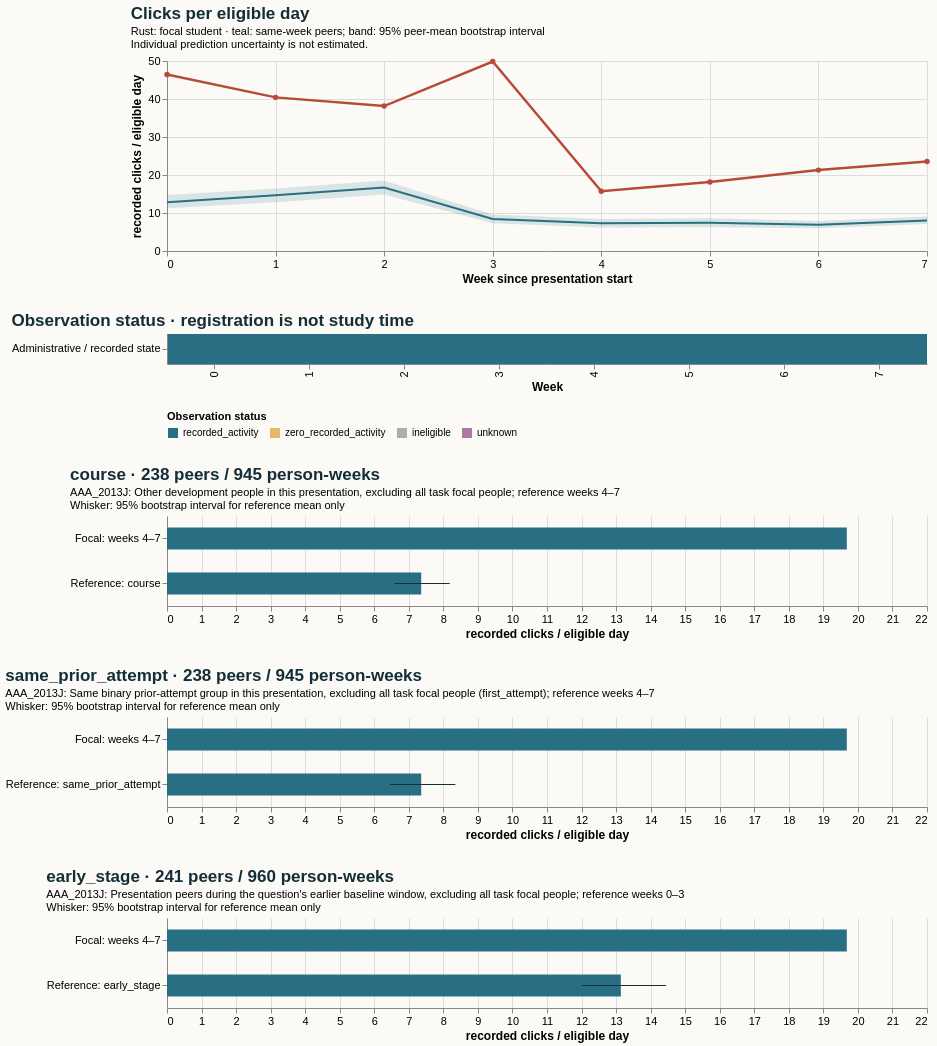

Describe this chart as a Vega-Lite specification.
### Vega-Lite specification from a JSON file in a GitHub repository (floating-point values rounded to 4 significant figures)
{"$schema": "https://vega.github.io/schema/vega-lite/v5.20.1.json", "config": {"axis": {"labelFontSize": 11, "titleFontSize": 12}, "background": "#fbfaf7", "font": "sans-serif", "title": {"anchor": "start", "color": "#142e38", "fontSize": 17, "subtitleFontSize": 11}, "view": {"continuousHeight": 300, "continuousWidth": 300, "stroke": null}}, "datasets": {"data-0a76bb21bf7464c13fb80efe6ffa184d": [{"hi": null, "lo": null, "series": "Focal: weeks 4–7", "value": 19.68}, {"hi": 8.349, "lo": 6.463, "series": "Reference: same_prior_attempt", "value": 7.359}], "data-471d14e354c330f63d8e64ee8de60fc9": [{"hi": null, "lo": null, "series": "Focal: weeks 4–7", "value": 19.68}, {"hi": 8.184, "lo": 6.588, "series": "Reference: course", "value": 7.359}], "data-85f437953aca093915f1bf3fabc29825": [{"eligible_days": 7.0, "end_day": 6, "logging_completeness": "unknown", "observation_status": "recorded_activity", "row": "Administrative / recorded state", "score_status": "withheld_release_time_unknown", "start_day": 0, "value": 46.43, "week": 0}, {"eligible_days": 7.0, "end_day": 13, "logging_completeness": "unknown", "observation_status": "recorded_activity", "row": "Administrative / recorded state", "score_status": "withheld_release_time_unknown", "start_day": 7, "value": 40.43, "week": 1}, {"eligible_days": 7.0, "end_day": 20, "logging_completeness": "unknown", "observation_status": "recorded_activity", "row": "Administrative / recorded state", "score_status": "withheld_release_time_unknown", "start_day": 14, "value": 38.14, "week": 2}, {"eligible_days": 7.0, "end_day": 27, "logging_completeness": "unknown", "observation_status": "recorded_activity", "row": "Administrative / recorded state", "score_status": "withheld_release_time_unknown", "start_day": 21, "value": 49.86, "week": 3}, {"eligible_days": 7.0, "end_day": 34, "logging_completeness": "unknown", "observation_status": "recorded_activity", "row": "Administrative / recorded state", "score_status": "withheld_release_time_unknown", "start_day": 28, "value": 15.71, "week": 4}, {"eligible_days": 7.0, "end_day": 41, "logging_completeness": "unknown", "observation_status": "recorded_activity", "row": "Administrative / recorded state", "score_status": "withheld_release_time_unknown", "start_day": 35, "value": 18.14, "week": 5}, {"eligible_days": 7.0, "end_day": 48, "logging_completeness": "unknown", "observation_status": "recorded_activity", "row": "Administrative / recorded state", "score_status": "withheld_release_time_unknown", "start_day": 42, "value": 21.29, "week": 6}, {"eligible_days": 7.0, "end_day": 55, "logging_completeness": "unknown", "observation_status": "recorded_activity", "row": "Administrative / recorded state", "score_status": "withheld_release_time_unknown", "start_day": 49, "value": 23.57, "week": 7}], "data-acf42a30c599e6c873eded8f8676a892": [{"end_day": 6, "focal_value": 46.43, "peer_ci_high": 14.71, "peer_ci_low": 11.23, "peer_mean": 12.82, "peer_observations": 241, "peer_people": 241, "reference": "course", "unit": "recorded clicks / eligible day", "week": 0}, {"end_day": 13, "focal_value": 40.43, "peer_ci_high": 16.44, "peer_ci_low": 12.85, "peer_mean": 14.68, "peer_observations": 241, "peer_people": 241, "reference": "course", "unit": "recorded clicks / eligible day", "week": 1}, {"end_day": 20, "focal_value": 38.14, "peer_ci_high": 18.56, "peer_ci_low": 14.9, "peer_mean": 16.73, "peer_observations": 239, "peer_people": 239, "reference": "course", "unit": "recorded clicks / eligible day", "week": 2}, {"end_day": 27, "focal_value": 49.86, "peer_ci_high": 9.6, "peer_ci_low": 7.302, "peer_mean": 8.416, "peer_observations": 239, "peer_people": 239, "reference": "course", "unit": "recorded clicks / eligible day", "week": 3}, {"end_day": 34, "focal_value": 15.71, "peer_ci_high": 8.389, "peer_ci_low": 6.191, "peer_mean": 7.298, "peer_observations": 237, "peer_people": 237, "reference": "course", "unit": "recorded clicks / eligible day", "week": 4}, {"end_day": 41, "focal_value": 18.14, "peer_ci_high": 8.595, "peer_ci_low": 6.257, "peer_mean": 7.413, "peer_observations": 236, "peer_people": 236, "reference": "course", "unit": "recorded clicks / eligible day", "week": 5}, {"end_day": 48, "focal_value": 21.29, "peer_ci_high": 7.873, "peer_ci_low": 5.991, "peer_mean": 6.897, "peer_observations": 236, "peer_people": 236, "reference": "course", "unit": "recorded clicks / eligible day", "week": 6}, {"end_day": 55, "focal_value": 23.57, "peer_ci_high": 9.052, "peer_ci_low": 7.104, "peer_mean": 8.029, "peer_observations": 236, "peer_people": 236, "reference": "course", "unit": "recorded clicks / eligible day", "week": 7}], "data-eaca51e36f4ab40e26e36752c68a391d": [{"hi": null, "lo": null, "series": "Focal: weeks 4–7", "value": 19.68}, {"hi": 14.45, "lo": 12.02, "series": "Reference: early_stage", "value": 13.14}]}, "resolve": {"scale": {"color": "independent"}}, "spacing": 28, "vconcat": [{"data": {"name": "data-acf42a30c599e6c873eded8f8676a892"}, "height": 190, "layer": [{"encoding": {"x": {"axis": {"tickMinStep": 1}, "field": "week", "title": "Week since presentation start", "type": "quantitative"}, "y": {"field": "peer_ci_low", "scale": {"zero": true}, "title": "recorded clicks / eligible day", "type": "quantitative"}, "y2": {"field": "peer_ci_high"}}, "mark": {"color": "#286f83", "opacity": 0.16, "type": "area"}}, {"encoding": {"tooltip": [{"field": "week", "type": "quantitative"}, {"field": "peer_mean", "type": "quantitative"}, {"field": "peer_people", "type": "quantitative"}, {"field": "peer_observations", "type": "quantitative"}], "x": {"field": "week", "type": "quantitative"}, "y": {"field": "peer_mean", "type": "quantitative"}}, "mark": {"color": "#286f83", "strokeWidth": 2, "type": "line"}}, {"encoding": {"tooltip": [{"field": "week", "type": "quantitative"}, {"field": "focal_value", "type": "quantitative"}], "x": {"field": "week", "type": "quantitative"}, "y": {"field": "focal_value", "type": "quantitative"}}, "mark": {"color": "#b64c35", "point": {"color": "#b64c35"}, "strokeWidth": 2.5, "type": "line"}}], "title": {"subtitle": ["Rust: focal student · teal: same-week peers; band: 95% peer-mean bootstrap interval", "Individual prediction uncertainty is not estimated."], "text": "Clicks per eligible day"}, "width": 760}, {"data": {"name": "data-85f437953aca093915f1bf3fabc29825"}, "encoding": {"color": {"field": "observation_status", "legend": {"labelLimit": 260, "orient": "bottom"}, "scale": {"domain": ["recorded_activity", "zero_recorded_activity", "ineligible", "unknown"], "range": ["#286f83", "#e4bb64", "#aaaeb3", "#ac78a5"]}, "title": "Observation status", "type": "nominal"}, "tooltip": [{"field": "week", "type": "quantitative"}, {"field": "eligible_days", "type": "quantitative"}, {"field": "observation_status", "type": "nominal"}, {"field": "logging_completeness", "type": "nominal"}], "x": {"field": "week", "title": "Week", "type": "ordinal"}, "y": {"field": "row", "title": null, "type": "nominal"}}, "height": 30, "mark": {"type": "rect"}, "title": "Observation status · registration is not study time", "width": 760}, {"data": {"name": "data-471d14e354c330f63d8e64ee8de60fc9"}, "height": 90, "layer": [{"encoding": {"x": {"field": "value", "scale": {"domain": [0, 20.66], "zero": true}, "title": "recorded clicks / eligible day", "type": "quantitative"}, "y": {"field": "series", "sort": null, "title": null, "type": "nominal"}}, "mark": {"color": "#286f83", "size": 22, "type": "bar"}}, {"encoding": {"x": {"field": "lo", "type": "quantitative"}, "x2": {"field": "hi"}, "y": {"field": "series", "sort": null, "title": null, "type": "nominal"}}, "mark": {"color": "#142e38", "type": "rule"}}], "title": {"subtitle": ["AAA_2013J: Other development people in this presentation, excluding all task focal people; reference weeks 4–7", "Whisker: 95% bootstrap interval for reference mean only"], "text": "course · 238 peers / 945 person-weeks"}, "width": 760}, {"data": {"name": "data-0a76bb21bf7464c13fb80efe6ffa184d"}, "height": 90, "layer": [{"encoding": {"x": {"field": "value", "scale": {"domain": [0, 20.66], "zero": true}, "title": "recorded clicks / eligible day", "type": "quantitative"}, "y": {"field": "series", "sort": null, "title": null, "type": "nominal"}}, "mark": {"color": "#286f83", "size": 22, "type": "bar"}}, {"encoding": {"x": {"field": "lo", "type": "quantitative"}, "x2": {"field": "hi"}, "y": {"field": "series", "sort": null, "title": null, "type": "nominal"}}, "mark": {"color": "#142e38", "type": "rule"}}], "title": {"subtitle": ["AAA_2013J: Same binary prior-attempt group in this presentation, excluding all task focal people (first_attempt); reference weeks 4–7", "Whisker: 95% bootstrap interval for reference mean only"], "text": "same_prior_attempt · 238 peers / 945 person-weeks"}, "width": 760}, {"data": {"name": "data-eaca51e36f4ab40e26e36752c68a391d"}, "height": 90, "layer": [{"encoding": {"x": {"field": "value", "scale": {"domain": [0, 20.66], "zero": true}, "title": "recorded clicks / eligible day", "type": "quantitative"}, "y": {"field": "series", "sort": null, "title": null, "type": "nominal"}}, "mark": {"color": "#286f83", "size": 22, "type": "bar"}}, {"encoding": {"x": {"field": "lo", "type": "quantitative"}, "x2": {"field": "hi"}, "y": {"field": "series", "sort": null, "title": null, "type": "nominal"}}, "mark": {"color": "#142e38", "type": "rule"}}], "title": {"subtitle": ["AAA_2013J: Presentation peers during the question's earlier baseline window, excluding all task focal people; reference weeks 0–3", "Whisker: 95% bootstrap interval for reference mean only"], "text": "early_stage · 241 peers / 960 person-weeks"}, "width": 760}]}
